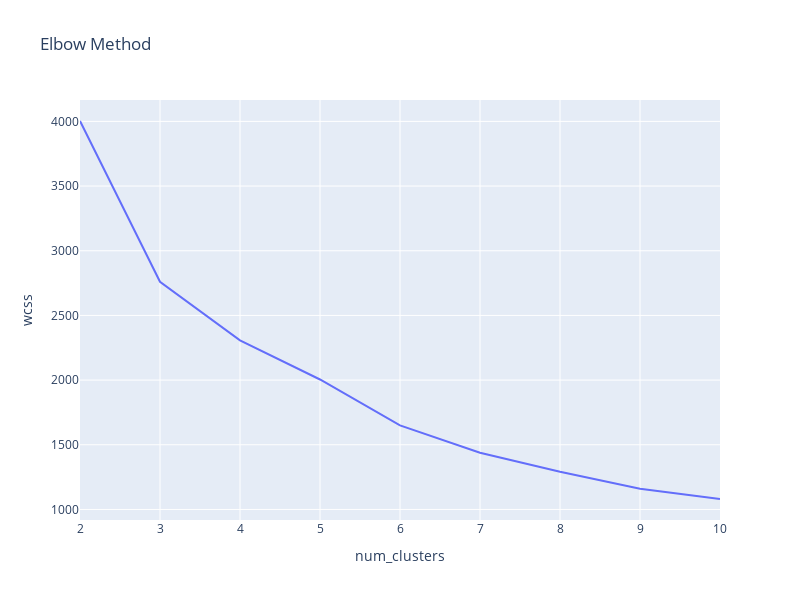

Notebook code for this chart:
### Code cell
fig_elbow_method = data_visualization.plot_elbow_method(df)
fig_elbow_method.show()

### Figure 1 — Plotly figure (JSON) as saved in the notebook; plotly's stock layout.template omitted (floating-point values rounded to 4 significant figures)
{"data": [{"hovertemplate": "num_clusters=%{x}<br>wcss=%{y}<extra></extra>", "legendgroup": "", "line": {"color": "#636efa", "dash": "solid"}, "marker": {"symbol": "circle"}, "mode": "lines", "name": "", "orientation": "v", "showlegend": false, "type": "scatter", "x": [2, 3, 4, 5, 6, 7, 8, 9, 10], "xaxis": "x", "y": [4003.0, 2760.0, 2308.0, 2005.0, 1650.0, 1439.0, 1291.0, 1160.0, 1081.0], "yaxis": "y"}], "layout": {"height": 600, "legend": {"tracegroupgap": 0}, "title": {"text": "Elbow Method"}, "width": 800, "xaxis": {"anchor": "y", "domain": [0, 1], "title": {"text": "num_clusters"}}, "yaxis": {"anchor": "x", "domain": [0, 1], "title": {"text": "wcss"}}}}
